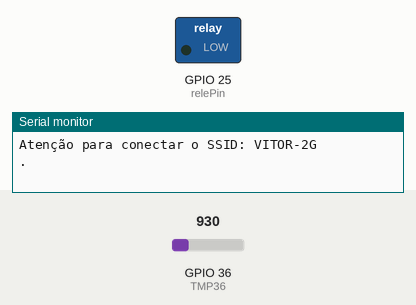
This sketch was run on a simulated ESP32. On the bench: switched loads named in the sketch (green lamp = pin HIGH), the last lines printed to the serial monitor. Inputs (shaded band) come from the test bench; at power-on: GPIO 36 (TMP36) = 930. WiFi joins after 1.5 s; servers stay silent unless stated.

Above: at 0.1 s.
At 5.1 s:
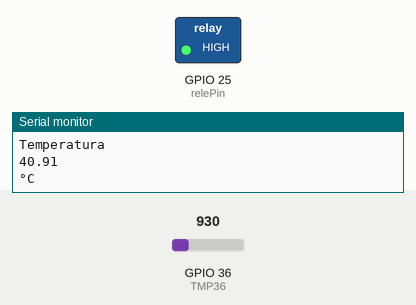
Timing chart, 0 to 6.6 s (numbered marks = the images above):
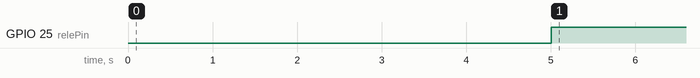

Measured:
- by itself, GPIO 25 (relePin): LOW → HIGH at 5.0 s

The sketch:

tmp36_monitor_de_temperatura.ino
```cpp
#ifdef __cplusplus
extern "C" {
#endif
uint8_t temprature_sens_read();
#ifdef __cplusplus
}
#endif
uint8_t temprature_sens_read();

const int TMP36 = 36; //Pino D36
int tempVal;    // temperature sensor raw readings
float temperatura=0.0,ultimaTemperatura=0.0;

int intervalSensor = 2000;
long prevMillisThingSpeak = 0;
int intervalThingSpeak = 15000; // Intervalo minímo para escrever no ThingSpeak write é de 15 segundos

#include <WiFi.h>
const char ssid[] = "VITOR-2G";
const char password[] = "251717rvt";
WiFiClient client;

#include <ThingSpeak.h>
const long CHANNEL = 2596090;
const char *WRITE_API = "ZCFA5K4I5U1XJ286";
const int relePin = 25; // pino ao qual o Módulo Relé está conectado

void setup()
{
  pinMode(relePin, OUTPUT); // seta o pino como saída
  digitalWrite(relePin, LOW); // seta o pino com nivel logico ALTO
  Serial.begin(115200);
  Serial.println();
  Serial.println("Envia os dados do sensor para o ThingSpeak usando o ESP32");
  Serial.println();

  WiFi.mode(WIFI_STA); //Modo Station
  ThingSpeak.begin(client);  // Inicializa o ThingSpeak
}

void loop(){

  // Conecta ou reconecta o WiFi
  if (WiFi.status() != WL_CONNECTED) {
    Serial.print("Atenção para conectar o SSID: ");
    Serial.println(ssid);
    while (WiFi.status() != WL_CONNECTED) {
      WiFi.begin(ssid, password);
      Serial.print(".");
      delay(5000);
    }
    Serial.println("\nConectado");
  }

  int ValorLido = analogRead(TMP36);
  temperatura = (ValorLido / 1023.0);
  temperatura = (temperatura-0.5) * 100; // temperatura em Celsius

  if(temperatura>31){
    digitalWrite(relePin, HIGH);
  }else{
    digitalWrite(relePin, LOW);
  }

  Serial.println("Temperatura");
  Serial.println(temperatura);
  Serial.println("°C");
  delay(2000);


  if (millis() - prevMillisThingSpeak > intervalThingSpeak) {

    // Configura os campos com os valores
    ThingSpeak.setField(1,temperatura);


    // Escreve no canal do ThingSpeak
    int x = ThingSpeak.writeFields(CHANNEL, WRITE_API);
    if (x == 200) {
      Serial.println("Update realizado com sucesso");
    }
    else {
      Serial.println("Problema no canal - erro HTTP " + String(x));
    }

    prevMillisThingSpeak = millis();
  }
}
```
